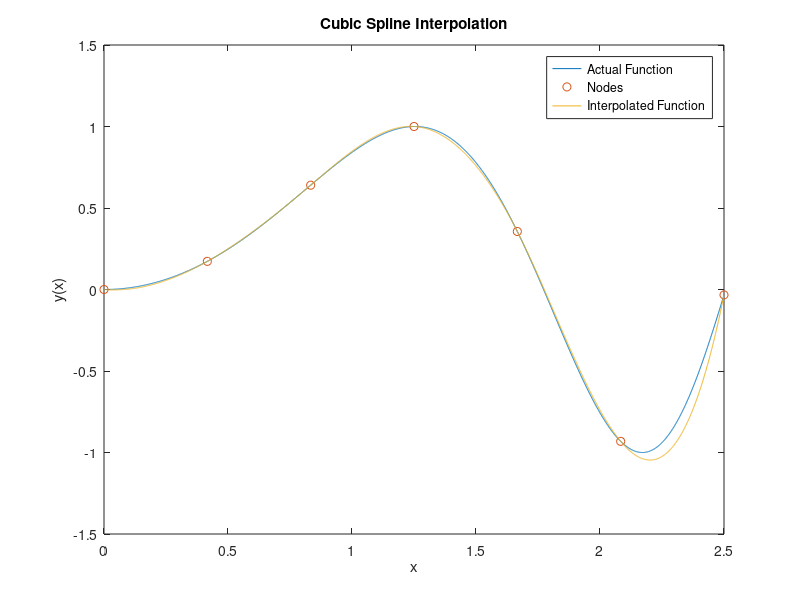

The MATLAB source for this figure:
clear
clc
close all
n = 6;
x = linspace(0, 2.5, n+1);
y = sin(x.^2);

t = x(:); y = y(:);
n = length(t) - 1;
h = diff(t);
  
Z = zeros(n);
I = eye(n); E = I(1:n-1,:);
J = I - diag(ones(n-1,1),1);
H = diag(h);
  
AL = [I Z Z Z];
vL = y(1:n);
  
AR = [I H H^2 H^3];
vR = y(2:n+1);
  
A1 = E*[Z J 2*H 3*H^2];
v1 = zeros(n-1,1);
  
A2 = E*[Z Z J 3*H];
v2 = zeros(n-1,1);
  
nakL = [zeros(1,3*n) [1 -1 zeros(1,n-2)]];
nakR = [zeros(1,3*n) [zeros(1,n-2) 1 -1]];
  
A = [AL; AR; A1; A2; nakL; nakR];
v = [vL; vR; v1; v2; 0; 0];
z = A\v;
  
rows = 1:n;
a = z(rows);
b = z(n+rows); 
c = z(2*n+rows); 
d = z(3*n+rows);
S = zeros(size(x));
xx = 0:0.001:2.5;
for k = 1:n
    index = (x>=t(k)) & (x<=t(k+1));
    S(index) = polyval([d(k) c(k) b(k) a(k)], x(index)-t(k));
end 

plot(xx,sin(xx.^2))
hold on
plot(x,y,'o')
hold on
% plot(xx,S(xx))
yy = spline(x,y,xx);
plot(xx,yy)
xlabel('x'), ylabel('y(x)')
title('Cubic Spline Interpolation')
legend('Actual Function', 'Nodes', 'Interpolated Function')